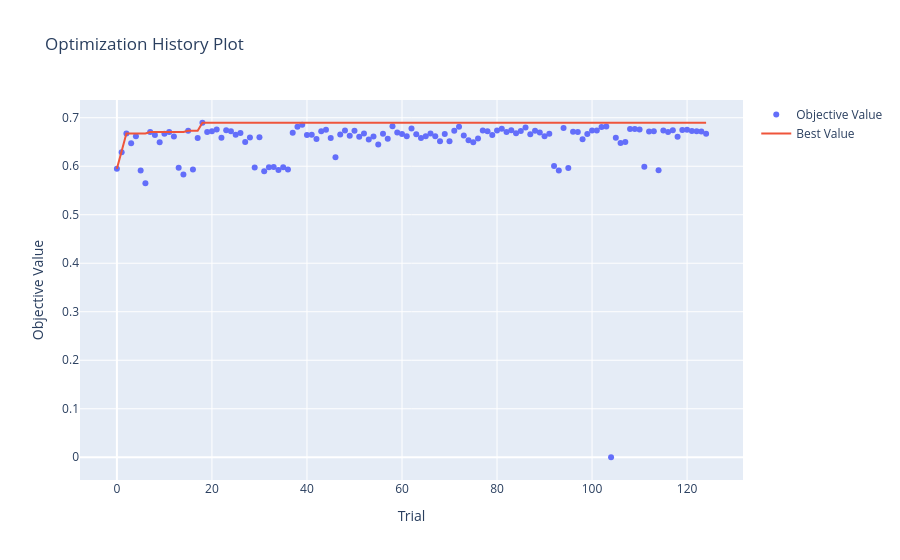
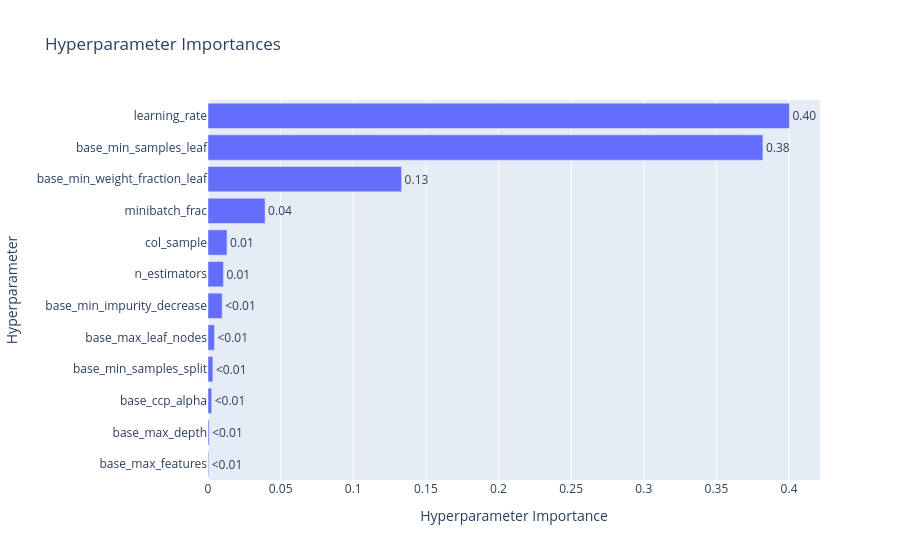
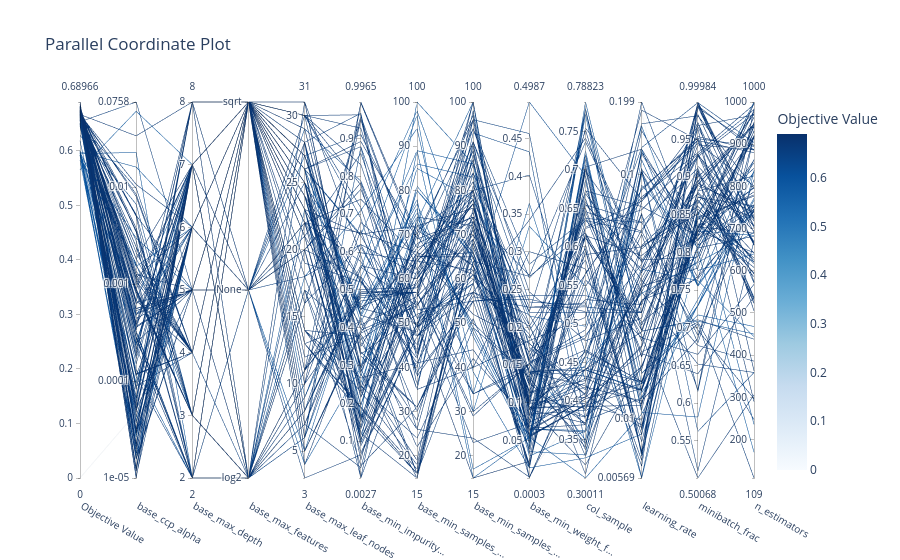

Notebook source saved alongside these figures, in order:
### Code cell
import optuna
import numpy as np
import warnings
from sklearn.metrics import roc_auc_score
from sklearn.model_selection import TimeSeriesSplit
from optuna.visualization import (
    plot_optimization_history, 
    plot_param_importances, 
    plot_parallel_coordinate
)
from optuna.samplers import TPESampler
from ngboost import NGBClassifier
from ngboost.distns import Bernoulli
from sklearn.tree import DecisionTreeRegressor
from sklearn.utils.class_weight import compute_sample_weight
from sklearn.pipeline import make_pipeline


# Parameter tuning settings

timeout_seconds = 60*60*0.5
no_improvement_trials = 100

# Split the 1k dataset to evaluate on holdout after tuning
# Had problem with overfitting and extreme bad results on last 200 rows so switched the order

X_tuning = train_1k_X.tail(800)
y_tuning = train_1k_y_cat.tail(800)
X_val_holdout = train_1k_X.head(200)
y_val_holdout = train_1k_y_cat.head(200)

def objective_ngboost(trial):
    base_params = {
        "criterion": "friedman_mse",
        "max_depth": trial.suggest_int("base_max_depth", 2, 8), # Max tree depth
        "min_samples_split": trial.suggest_int("base_min_samples_split", 15, 100), # Min samples required to split an internal node
        "min_samples_leaf": trial.suggest_int("base_min_samples_leaf", 15, 100), # Min samples required in a leaf node
        "min_weight_fraction_leaf": trial.suggest_float("base_min_weight_fraction_leaf", 0, 0.5), # Min weight fraction required in a leaf node
        "max_features": trial.suggest_categorical("base_max_features", ["sqrt", "log2", None]), # Number of features to consider when looking for the best split
        "ccp_alpha": trial.suggest_float("base_ccp_alpha", 1e-5, 0.1, log=True), # Complexity parameter for Minimal Cost-Complexity Pruning
        "max_leaf_nodes": trial.suggest_int("base_max_leaf_nodes", 3, 31), # Max leaf nodes in the tree
        "min_impurity_decrease": trial.suggest_float("base_min_impurity_decrease", 0, 1.0), # Min impurity decrease required for a split
        "random_state": 42 # For reproducibility
    }
    
    base_learner = DecisionTreeRegressor(**base_params)
    
    params = {
        "n_estimators": trial.suggest_int("n_estimators", 100, 1000), # Number of boosting rounds,
        "learning_rate": trial.suggest_float("learning_rate", 0.005, 0.2, log=True), # Step size
        "minibatch_frac": trial.suggest_float("minibatch_frac", 0.5, 1.0), # Fraction of data to use for fitting each base learner
        "col_sample": trial.suggest_float("col_sample", 0.3, 0.8), # Fraction of features to consider for each base learner
        "random_state": 42, # For reproducibility
        "verbose": False, # No verbose output during training
    }

    full_pipeline = make_pipeline(
        numeric_preprocessor,
        NGBClassifier(Dist=Bernoulli, Base=base_learner, **params)
    )
    
    tscv = TimeSeriesSplit(n_splits=3)
    cv_scores = []
    
    for train_idx, val_idx in tscv.split(X_tuning):
        X_tr, X_val = X_tuning.iloc[train_idx], X_tuning.iloc[val_idx]
        y_tr = y_tuning.iloc[train_idx].values.astype(int)
        y_val = y_tuning.iloc[val_idx].values.astype(int)

        weights = compute_sample_weight(class_weight="balanced", y=y_tr)

        try:
            with warnings.catch_warnings():
                warnings.simplefilter("ignore")
                full_pipeline.fit(X_tr, y_tr, ngbclassifier__sample_weight=weights)
        except np.linalg.LinAlgError:
            return 0.0
        
        preds = full_pipeline.predict_proba(X_val)[:, 1]
        cv_scores.append(roc_auc_score(y_val, preds))
        
    return np.mean(cv_scores)

def stop_optuna(study, trial): # Custom callback to stop optimization if no improvement in best AUC for a certain number of trials
    if study.best_trial.number + no_improvement_trials <= trial.number:
        print(f"\n[Early Stop] No improvement in {no_improvement_trials} trials. Stopping optimization.")
        study.stop()

study_ngboost = optuna.create_study(direction="maximize", sampler=TPESampler(seed=42))
study_ngboost.optimize(objective_ngboost, timeout=timeout_seconds, n_jobs=-1, callbacks=[stop_optuna])

print("\n" + "="*40)
print(f"BEST AUC: {study_ngboost.best_value:.4f}")
print("BEST PARAMETERS:")

print("best_params = {")
for k, v in study_ngboost.best_params.items():
    if isinstance(v, str):
        print(f'    "{k}": "{v}",')
    else:
        print(f'    "{k}": {v},')
print("}")

print("\n--- PARAMETER IMPORTANCE ---")
importances = optuna.importance.get_param_importances(study_ngboost)
for param, importance in importances.items():
    print(f"  {param:20}: {importance:.4f}")
print("="*40)


fig1 = plot_optimization_history(study_ngboost)
fig1.show()
    
fig2 = plot_param_importances(study_ngboost)
fig2.show()
    
fig3 = plot_parallel_coordinate(study_ngboost)
fig3.show()
    
fig1.write_html("hyperparameter_tuning/NGBoost/Classification/optuna_ngboost_1k_history.html")
fig2.write_html("hyperparameter_tuning/NGBoost/Classification/optuna_ngboost_1k_importance.html")
fig3.write_html("hyperparameter_tuning/NGBoost/Classification/optuna_ngboost_1k_parallel.html")
